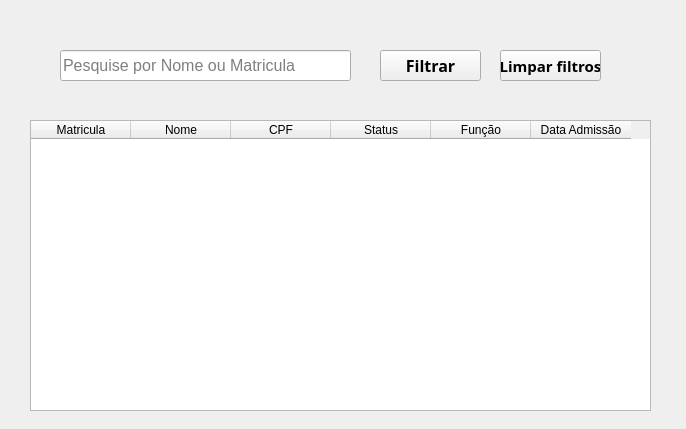
<?xml version="1.0" encoding="UTF-8"?>
<ui version="4.0">
 <class>MainWindow</class>
 <widget class="QMainWindow" name="MainWindow">
  <property name="geometry">
   <rect>
    <x>0</x>
    <y>0</y>
    <width>686</width>
    <height>429</height>
   </rect>
  </property>
  <property name="windowTitle">
   <string>Consultas</string>
  </property>
  <widget class="QWidget" name="centralwidget">
   <widget class="QTableWidget" name="tabelaConsulta">
    <property name="geometry">
     <rect>
      <x>30</x>
      <y>120</y>
      <width>621</width>
      <height>291</height>
     </rect>
    </property>
    <property name="sizeAdjustPolicy">
     <enum>QAbstractScrollArea::AdjustToContentsOnFirstShow</enum>
    </property>
    <column>
     <property name="text">
      <string>Matricula</string>
     </property>
    </column>
    <column>
     <property name="text">
      <string>Nome</string>
     </property>
    </column>
    <column>
     <property name="text">
      <string>CPF</string>
     </property>
    </column>
    <column>
     <property name="text">
      <string>Status</string>
     </property>
    </column>
    <column>
     <property name="text">
      <string>Função</string>
     </property>
    </column>
    <column>
     <property name="text">
      <string>Data Admissão</string>
     </property>
    </column>
   </widget>
   <widget class="QPushButton" name="limparfiltro">
    <property name="geometry">
     <rect>
      <x>500</x>
      <y>50</y>
      <width>101</width>
      <height>31</height>
     </rect>
    </property>
    <property name="font">
     <font>
      <family>Sitka</family>
      <pointsize>11</pointsize>
      <weight>75</weight>
      <bold>true</bold>
     </font>
    </property>
    <property name="text">
     <string>Limpar filtros</string>
    </property>
   </widget>
   <widget class="QPushButton" name="botaofiltrar">
    <property name="geometry">
     <rect>
      <x>380</x>
      <y>50</y>
      <width>101</width>
      <height>31</height>
     </rect>
    </property>
    <property name="font">
     <font>
      <family>Sitka</family>
      <pointsize>12</pointsize>
      <weight>75</weight>
      <bold>true</bold>
     </font>
    </property>
    <property name="text">
     <string>Filtrar</string>
    </property>
   </widget>
   <widget class="QLabel" name="label_2">
    <property name="geometry">
     <rect>
      <x>20</x>
      <y>10</y>
      <width>31</width>
      <height>31</height>
     </rect>
    </property>
    <property name="text">
     <string/>
    </property>
    <property name="pixmap">
     <pixmap>../Images/fast_backward_double_chevron_back_previous_left_icon_258776.png</pixmap>
    </property>
   </widget>
   <widget class="QPushButton" name="VoltarMenu">
    <property name="geometry">
     <rect>
      <x>10</x>
      <y>10</y>
      <width>51</width>
      <height>41</height>
     </rect>
    </property>
    <property name="styleSheet">
     <string notr="true">background-color: transparent;
    border: none;
    color: white;</string>
    </property>
    <property name="text">
     <string/>
    </property>
   </widget>
   <widget class="QLineEdit" name="textofiltro">
    <property name="geometry">
     <rect>
      <x>60</x>
      <y>50</y>
      <width>291</width>
      <height>31</height>
     </rect>
    </property>
    <property name="font">
     <font>
      <pointsize>12</pointsize>
     </font>
    </property>
    <property name="placeholderText">
     <string>Pesquise por Nome ou Matricula</string>
    </property>
   </widget>
   <widget class="QLabel" name="fundo">
    <property name="geometry">
     <rect>
      <x>-260</x>
      <y>-20</y>
      <width>1041</width>
      <height>561</height>
     </rect>
    </property>
    <property name="text">
     <string/>
    </property>
    <property name="pixmap">
     <pixmap>../Images/77.png</pixmap>
    </property>
   </widget>
   <zorder>fundo</zorder>
   <zorder>tabelaConsulta</zorder>
   <zorder>limparfiltro</zorder>
   <zorder>botaofiltrar</zorder>
   <zorder>label_2</zorder>
   <zorder>textofiltro</zorder>
   <zorder>VoltarMenu</zorder>
  </widget>
 </widget>
 <resources/>
 <connections/>
</ui>
